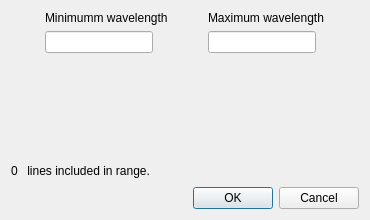
<?xml version="1.0" encoding="UTF-8"?>
<ui version="4.0">
 <class>Dialog</class>
 <widget class="QDialog" name="Dialog">
  <property name="geometry">
   <rect>
    <x>0</x>
    <y>0</y>
    <width>370</width>
    <height>220</height>
   </rect>
  </property>
  <property name="windowTitle">
   <string>Wavelength Range</string>
  </property>
  <property name="modal">
   <bool>true</bool>
  </property>
  <layout class="QGridLayout" name="gridLayout">
   <item row="0" column="0">
    <layout class="QHBoxLayout" name="horizontalLayout_2">
     <item>
      <layout class="QVBoxLayout" name="verticalLayout">
       <item>
        <widget class="QLabel" name="minwave_label">
         <property name="enabled">
          <bool>true</bool>
         </property>
         <property name="sizePolicy">
          <sizepolicy hsizetype="Fixed" vsizetype="Fixed">
           <horstretch>0</horstretch>
           <verstretch>0</verstretch>
          </sizepolicy>
         </property>
         <property name="text">
          <string>Minimumm wavelength</string>
         </property>
        </widget>
       </item>
       <item>
        <widget class="QLineEdit" name="min_text">
         <property name="sizePolicy">
          <sizepolicy hsizetype="Fixed" vsizetype="Fixed">
           <horstretch>0</horstretch>
           <verstretch>0</verstretch>
          </sizepolicy>
         </property>
         <property name="toolTip">
          <string>Minimum wavelength to read from list.</string>
         </property>
        </widget>
       </item>
       <item>
        <spacer name="verticalSpacer">
         <property name="orientation">
          <enum>Qt::Vertical</enum>
         </property>
         <property name="sizeHint" stdset="0">
          <size>
           <width>20</width>
           <height>40</height>
          </size>
         </property>
        </spacer>
       </item>
      </layout>
     </item>
     <item>
      <layout class="QVBoxLayout" name="verticalLayout_2">
       <item>
        <widget class="QLabel" name="maxwave_label">
         <property name="sizePolicy">
          <sizepolicy hsizetype="Fixed" vsizetype="Fixed">
           <horstretch>0</horstretch>
           <verstretch>0</verstretch>
          </sizepolicy>
         </property>
         <property name="minimumSize">
          <size>
           <width>0</width>
           <height>0</height>
          </size>
         </property>
         <property name="text">
          <string>Maximum wavelength</string>
         </property>
        </widget>
       </item>
       <item>
        <widget class="QLineEdit" name="max_text">
         <property name="sizePolicy">
          <sizepolicy hsizetype="Fixed" vsizetype="Fixed">
           <horstretch>0</horstretch>
           <verstretch>0</verstretch>
          </sizepolicy>
         </property>
         <property name="toolTip">
          <string>Maximum wavelength to read from list.</string>
         </property>
        </widget>
       </item>
       <item>
        <spacer name="verticalSpacer_2">
         <property name="orientation">
          <enum>Qt::Vertical</enum>
         </property>
         <property name="sizeHint" stdset="0">
          <size>
           <width>20</width>
           <height>40</height>
          </size>
         </property>
        </spacer>
       </item>
      </layout>
     </item>
    </layout>
   </item>
   <item row="1" column="0">
    <layout class="QHBoxLayout" name="horizontalLayout">
     <item>
      <widget class="QLabel" name="nlines_label">
       <property name="text">
        <string>0</string>
       </property>
      </widget>
     </item>
     <item>
      <widget class="QLabel" name="label_3">
       <property name="text">
        <string> lines included in range.</string>
       </property>
      </widget>
     </item>
     <item>
      <spacer name="horizontalSpacer_3">
       <property name="orientation">
        <enum>Qt::Horizontal</enum>
       </property>
       <property name="sizeHint" stdset="0">
        <size>
         <width>40</width>
         <height>20</height>
        </size>
       </property>
      </spacer>
     </item>
    </layout>
   </item>
   <item row="2" column="0">
    <widget class="QDialogButtonBox" name="buttonBox">
     <property name="orientation">
      <enum>Qt::Horizontal</enum>
     </property>
     <property name="standardButtons">
      <set>QDialogButtonBox::Cancel|QDialogButtonBox::Ok</set>
     </property>
    </widget>
   </item>
  </layout>
 </widget>
 <resources/>
 <connections>
  <connection>
   <sender>buttonBox</sender>
   <signal>accepted()</signal>
   <receiver>Dialog</receiver>
   <slot>accept()</slot>
   <hints>
    <hint type="sourcelabel">
     <x>184</x>
     <y>199</y>
    </hint>
    <hint type="destinationlabel">
     <x>184</x>
     <y>109</y>
    </hint>
   </hints>
  </connection>
  <connection>
   <sender>buttonBox</sender>
   <signal>rejected()</signal>
   <receiver>Dialog</receiver>
   <slot>reject()</slot>
   <hints>
    <hint type="sourcelabel">
     <x>184</x>
     <y>199</y>
    </hint>
    <hint type="destinationlabel">
     <x>184</x>
     <y>109</y>
    </hint>
   </hints>
  </connection>
 </connections>
</ui>
